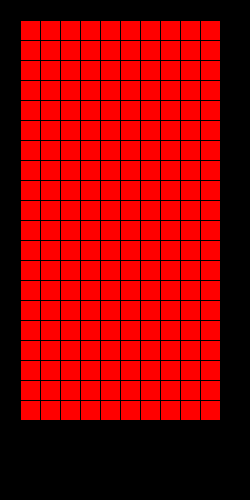
Frame 1 (no input)
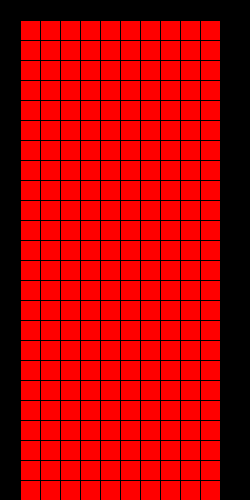
Frame 2 (the mouse pressed at the canvas centre, redrawn once)

The Processing sketch that drew these frames (run headless with seeded random() and noise(); the mouse was pressed at the canvas centre and the sketch redrawn once):

// Processing sketch: H09_Opd7
// ── H09_Opd7.pde
int yAs = 20;
int xAs = 20;

void setup() {
size(250, 500);
background(0,0,0);
}

void draw() {
  muur();
}

void muur() {
for (int i = 0; i < 20; i++) {
  for (int j = 0; j < 10; j++) {   
      fill(255, 0,0);  
    rect(xAs, yAs, 20, 20);
    xAs += 20;
    
}  
    xAs = 20; 
   yAs += 20;
   noLoop();   
}
}
